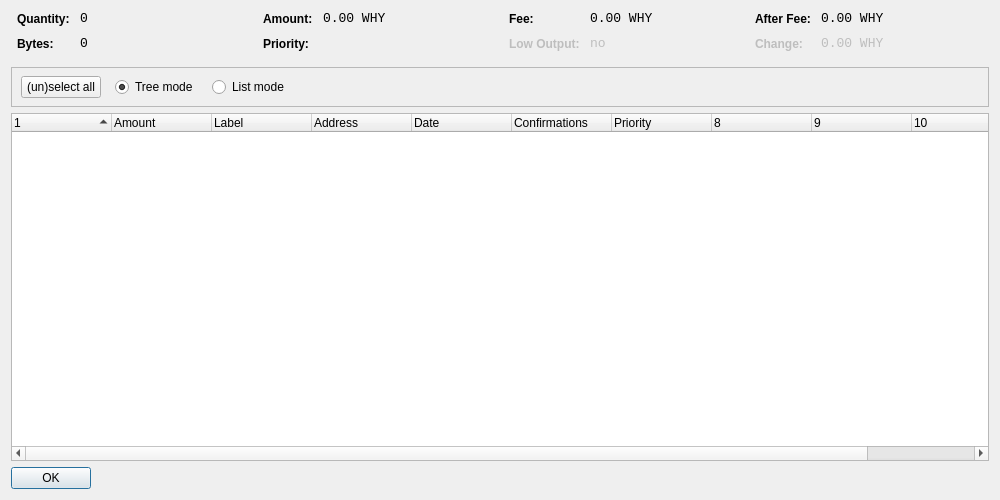
<?xml version="1.0" encoding="UTF-8"?>
<ui version="4.0">
 <class>CoinControlDialog</class>
 <widget class="QDialog" name="CoinControlDialog">
  <property name="geometry">
   <rect>
    <x>0</x>
    <y>0</y>
    <width>1000</width>
    <height>500</height>
   </rect>
  </property>
  <property name="windowTitle">
   <string>Coin Control</string>
  </property>
  <layout class="QVBoxLayout" name="verticalLayout">
   <item>
    <layout class="QHBoxLayout" name="horizontalLayoutTop" stretch="0,0,0,0">
     <property name="topMargin">
      <number>0</number>
     </property>
     <property name="bottomMargin">
      <number>10</number>
     </property>
     <item>
      <layout class="QFormLayout" name="formLayoutCoinControl1">
       <property name="horizontalSpacing">
        <number>10</number>
       </property>
       <property name="verticalSpacing">
        <number>10</number>
       </property>
       <property name="leftMargin">
        <number>6</number>
       </property>
       <property name="rightMargin">
        <number>6</number>
       </property>
       <item row="0" column="0">
        <widget class="QLabel" name="labelCoinControlQuantityText">
         <property name="styleSheet">
          <string notr="true">font-weight:bold;</string>
         </property>
         <property name="text">
          <string>Quantity:</string>
         </property>
        </widget>
       </item>
       <item row="0" column="1">
        <widget class="QLabel" name="labelCoinControlQuantity">
         <property name="font">
          <font>
           <family>Monospace</family>
           <pointsize>10</pointsize>
          </font>
         </property>
         <property name="cursor">
          <cursorShape>IBeamCursor</cursorShape>
         </property>
         <property name="contextMenuPolicy">
          <enum>Qt::ActionsContextMenu</enum>
         </property>
         <property name="text">
          <string notr="true">0</string>
         </property>
         <property name="textInteractionFlags">
          <set>Qt::LinksAccessibleByMouse|Qt::TextSelectableByKeyboard|Qt::TextSelectableByMouse</set>
         </property>
        </widget>
       </item>
       <item row="1" column="0">
        <widget class="QLabel" name="labelCoinControlBytesText">
         <property name="styleSheet">
          <string notr="true">font-weight:bold;</string>
         </property>
         <property name="text">
          <string>Bytes:</string>
         </property>
        </widget>
       </item>
       <item row="1" column="1">
        <widget class="QLabel" name="labelCoinControlBytes">
         <property name="font">
          <font>
           <family>Monospace</family>
           <pointsize>10</pointsize>
          </font>
         </property>
         <property name="cursor">
          <cursorShape>IBeamCursor</cursorShape>
         </property>
         <property name="contextMenuPolicy">
          <enum>Qt::ActionsContextMenu</enum>
         </property>
         <property name="text">
          <string notr="true">0</string>
         </property>
         <property name="textInteractionFlags">
          <set>Qt::LinksAccessibleByMouse|Qt::TextSelectableByKeyboard|Qt::TextSelectableByMouse</set>
         </property>
        </widget>
       </item>
      </layout>
     </item>
     <item>
      <layout class="QFormLayout" name="formLayoutCoinControl2">
       <property name="horizontalSpacing">
        <number>10</number>
       </property>
       <property name="verticalSpacing">
        <number>10</number>
       </property>
       <property name="leftMargin">
        <number>6</number>
       </property>
       <property name="rightMargin">
        <number>6</number>
       </property>
       <item row="0" column="0">
        <widget class="QLabel" name="labelCoinControlAmountText">
         <property name="styleSheet">
          <string notr="true">font-weight:bold;</string>
         </property>
         <property name="text">
          <string>Amount:</string>
         </property>
        </widget>
       </item>
       <item row="0" column="1">
        <widget class="QLabel" name="labelCoinControlAmount">
         <property name="font">
          <font>
           <family>Monospace</family>
           <pointsize>10</pointsize>
          </font>
         </property>
         <property name="cursor">
          <cursorShape>IBeamCursor</cursorShape>
         </property>
         <property name="contextMenuPolicy">
          <enum>Qt::ActionsContextMenu</enum>
         </property>
         <property name="text">
          <string notr="true">0.00 WHY</string>
         </property>
         <property name="textInteractionFlags">
          <set>Qt::LinksAccessibleByMouse|Qt::TextSelectableByKeyboard|Qt::TextSelectableByMouse</set>
         </property>
        </widget>
       </item>
       <item row="1" column="0">
        <widget class="QLabel" name="labelCoinControlPriorityText">
         <property name="styleSheet">
          <string notr="true">font-weight:bold;</string>
         </property>
         <property name="text">
          <string>Priority:</string>
         </property>
        </widget>
       </item>
       <item row="1" column="1">
        <widget class="QLabel" name="labelCoinControlPriority">
         <property name="font">
          <font>
           <family>Monospace</family>
           <pointsize>10</pointsize>
          </font>
         </property>
         <property name="cursor">
          <cursorShape>IBeamCursor</cursorShape>
         </property>
         <property name="contextMenuPolicy">
          <enum>Qt::ActionsContextMenu</enum>
         </property>
         <property name="text">
          <string/>
         </property>
         <property name="textInteractionFlags">
          <set>Qt::LinksAccessibleByMouse|Qt::TextSelectableByKeyboard|Qt::TextSelectableByMouse</set>
         </property>
        </widget>
       </item>
      </layout>
     </item>
     <item>
      <layout class="QFormLayout" name="formLayoutCoinControl3">
       <property name="horizontalSpacing">
        <number>10</number>
       </property>
       <property name="verticalSpacing">
        <number>10</number>
       </property>
       <property name="leftMargin">
        <number>6</number>
       </property>
       <property name="rightMargin">
        <number>6</number>
       </property>
       <item row="0" column="0">
        <widget class="QLabel" name="labelCoinControlFeeText">
         <property name="styleSheet">
          <string notr="true">font-weight:bold;</string>
         </property>
         <property name="text">
          <string>Fee:</string>
         </property>
        </widget>
       </item>
       <item row="0" column="1">
        <widget class="QLabel" name="labelCoinControlFee">
         <property name="font">
          <font>
           <family>Monospace</family>
           <pointsize>10</pointsize>
          </font>
         </property>
         <property name="cursor">
          <cursorShape>IBeamCursor</cursorShape>
         </property>
         <property name="contextMenuPolicy">
          <enum>Qt::ActionsContextMenu</enum>
         </property>
         <property name="text">
          <string notr="true">0.00 WHY</string>
         </property>
         <property name="textInteractionFlags">
          <set>Qt::LinksAccessibleByMouse|Qt::TextSelectableByKeyboard|Qt::TextSelectableByMouse</set>
         </property>
        </widget>
       </item>
       <item row="1" column="0">
        <widget class="QLabel" name="labelCoinControlLowOutputText">
         <property name="enabled">
          <bool>false</bool>
         </property>
         <property name="styleSheet">
          <string notr="true">font-weight:bold;</string>
         </property>
         <property name="text">
          <string>Low Output:</string>
         </property>
        </widget>
       </item>
       <item row="1" column="1">
        <widget class="QLabel" name="labelCoinControlLowOutput">
         <property name="enabled">
          <bool>false</bool>
         </property>
         <property name="font">
          <font>
           <family>Monospace</family>
           <pointsize>10</pointsize>
          </font>
         </property>
         <property name="cursor">
          <cursorShape>IBeamCursor</cursorShape>
         </property>
         <property name="contextMenuPolicy">
          <enum>Qt::ActionsContextMenu</enum>
         </property>
         <property name="text">
          <string notr="true">no</string>
         </property>
         <property name="textInteractionFlags">
          <set>Qt::LinksAccessibleByMouse|Qt::TextSelectableByKeyboard|Qt::TextSelectableByMouse</set>
         </property>
        </widget>
       </item>
      </layout>
     </item>
     <item>
      <layout class="QFormLayout" name="formLayoutCoinControl4">
       <property name="horizontalSpacing">
        <number>10</number>
       </property>
       <property name="verticalSpacing">
        <number>10</number>
       </property>
       <property name="leftMargin">
        <number>6</number>
       </property>
       <property name="rightMargin">
        <number>6</number>
       </property>
       <item row="0" column="0">
        <widget class="QLabel" name="labelCoinControlAfterFeeText">
         <property name="styleSheet">
          <string notr="true">font-weight:bold;</string>
         </property>
         <property name="text">
          <string>After Fee:</string>
         </property>
        </widget>
       </item>
       <item row="0" column="1">
        <widget class="QLabel" name="labelCoinControlAfterFee">
         <property name="font">
          <font>
           <family>Monospace</family>
           <pointsize>10</pointsize>
          </font>
         </property>
         <property name="cursor">
          <cursorShape>IBeamCursor</cursorShape>
         </property>
         <property name="contextMenuPolicy">
          <enum>Qt::ActionsContextMenu</enum>
         </property>
         <property name="text">
          <string notr="true">0.00 WHY</string>
         </property>
         <property name="textInteractionFlags">
          <set>Qt::LinksAccessibleByMouse|Qt::TextSelectableByKeyboard|Qt::TextSelectableByMouse</set>
         </property>
        </widget>
       </item>
       <item row="1" column="0">
        <widget class="QLabel" name="labelCoinControlChangeText">
         <property name="enabled">
          <bool>false</bool>
         </property>
         <property name="styleSheet">
          <string notr="true">font-weight:bold;</string>
         </property>
         <property name="text">
          <string>Change:</string>
         </property>
        </widget>
       </item>
       <item row="1" column="1">
        <widget class="QLabel" name="labelCoinControlChange">
         <property name="enabled">
          <bool>false</bool>
         </property>
         <property name="font">
          <font>
           <family>Monospace</family>
           <pointsize>10</pointsize>
          </font>
         </property>
         <property name="cursor">
          <cursorShape>IBeamCursor</cursorShape>
         </property>
         <property name="contextMenuPolicy">
          <enum>Qt::ActionsContextMenu</enum>
         </property>
         <property name="text">
          <string notr="true">0.00 WHY</string>
         </property>
         <property name="textInteractionFlags">
          <set>Qt::LinksAccessibleByMouse|Qt::TextSelectableByKeyboard|Qt::TextSelectableByMouse</set>
         </property>
        </widget>
       </item>
      </layout>
     </item>
    </layout>
   </item>
   <item>
    <widget class="QFrame" name="frame">
     <property name="minimumSize">
      <size>
       <width>0</width>
       <height>40</height>
      </size>
     </property>
     <property name="frameShape">
      <enum>QFrame::StyledPanel</enum>
     </property>
     <property name="frameShadow">
      <enum>QFrame::Sunken</enum>
     </property>
     <widget class="QWidget" name="horizontalLayoutWidget">
      <property name="geometry">
       <rect>
        <x>10</x>
        <y>0</y>
        <width>781</width>
        <height>41</height>
       </rect>
      </property>
      <layout class="QHBoxLayout" name="horizontalLayoutPanel" stretch="0,0,0,0,0">
       <property name="spacing">
        <number>14</number>
       </property>
       <item>
        <widget class="QPushButton" name="pushButtonSelectAll">
         <property name="sizePolicy">
          <sizepolicy hsizetype="Maximum" vsizetype="Fixed">
           <horstretch>0</horstretch>
           <verstretch>0</verstretch>
          </sizepolicy>
         </property>
         <property name="text">
          <string>(un)select all</string>
         </property>
        </widget>
       </item>
       <item>
        <widget class="QRadioButton" name="radioTreeMode">
         <property name="sizePolicy">
          <sizepolicy hsizetype="Maximum" vsizetype="Fixed">
           <horstretch>0</horstretch>
           <verstretch>0</verstretch>
          </sizepolicy>
         </property>
         <property name="text">
          <string>Tree mode</string>
         </property>
         <property name="checked">
          <bool>true</bool>
         </property>
        </widget>
       </item>
       <item>
        <widget class="QRadioButton" name="radioListMode">
         <property name="sizePolicy">
          <sizepolicy hsizetype="Maximum" vsizetype="Fixed">
           <horstretch>0</horstretch>
           <verstretch>0</verstretch>
          </sizepolicy>
         </property>
         <property name="text">
          <string>List mode</string>
         </property>
        </widget>
       </item>
       <item>
        <spacer name="horizontalSpacer">
         <property name="orientation">
          <enum>Qt::Horizontal</enum>
         </property>
         <property name="sizeHint" stdset="0">
          <size>
           <width>40</width>
           <height>20</height>
          </size>
         </property>
        </spacer>
       </item>
      </layout>
     </widget>
    </widget>
   </item>
   <item>
    <widget class="CoinControlTreeWidget" name="treeWidget">
     <property name="contextMenuPolicy">
      <enum>Qt::CustomContextMenu</enum>
     </property>
     <property name="sortingEnabled">
      <bool>false</bool>
     </property>
     <property name="columnCount">
      <number>11</number>
     </property>
     <attribute name="headerShowSortIndicator" stdset="0">
      <bool>true</bool>
     </attribute>
     <attribute name="headerStretchLastSection">
      <bool>false</bool>
     </attribute>
     <column>
      <property name="text">
       <string/>
      </property>
     </column>
     <column>
      <property name="text">
       <string>Amount</string>
      </property>
     </column>
     <column>
      <property name="text">
       <string>Label</string>
      </property>
     </column>
     <column>
      <property name="text">
       <string>Address</string>
      </property>
     </column>
     <column>
      <property name="text">
       <string>Date</string>
      </property>
     </column>
     <column>
      <property name="text">
       <string>Confirmations</string>
      </property>
      <property name="toolTip">
       <string>Confirmed</string>
      </property>
     </column>
     <column>
      <property name="text">
       <string>Priority</string>
      </property>
     </column>
     <column>
      <property name="text">
       <string/>
      </property>
     </column>
     <column>
      <property name="text">
       <string/>
      </property>
     </column>
     <column>
      <property name="text">
       <string/>
      </property>
     </column>
     <column>
      <property name="text">
       <string/>
      </property>
     </column>
    </widget>
   </item>
   <item>
    <widget class="QDialogButtonBox" name="buttonBox">
     <property name="sizePolicy">
      <sizepolicy hsizetype="Maximum" vsizetype="Fixed">
       <horstretch>0</horstretch>
       <verstretch>0</verstretch>
      </sizepolicy>
     </property>
     <property name="orientation">
      <enum>Qt::Horizontal</enum>
     </property>
     <property name="standardButtons">
      <set>QDialogButtonBox::Ok</set>
     </property>
    </widget>
   </item>
  </layout>
 </widget>
 <customwidgets>
  <customwidget>
   <class>CoinControlTreeWidget</class>
   <extends>QTreeWidget</extends>
   <header>coincontroltreewidget.h</header>
  </customwidget>
 </customwidgets>
 <resources/>
 <connections/>
</ui>
